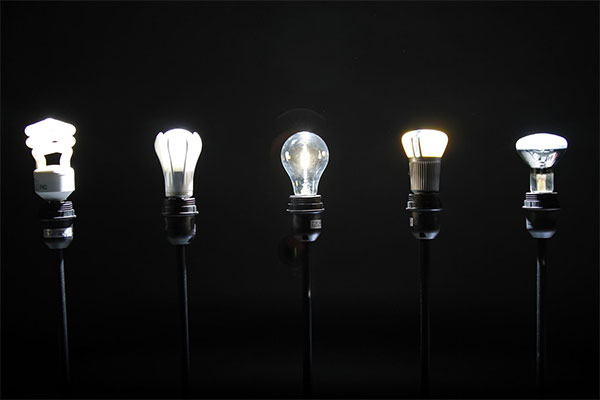
#> input picture ExamPhoto/anh5.jpg, 600 x 400 px, found by its file name
$ python ExamNo10.py
#> lines starting #> are read from the running program, lines starting #| are printed output that depends on the picture; after the words box and inside, x2 and y2 are one past the last pixel; in counts of white or black regions, pixels touching at a corner belong together
import cv2
import numpy as np

I = cv2.imread('ExamPhoto/anh5.jpg')
#> I is the input picture: shape (400, 600, 3); mean B, G, R 22.7, 22.7, 22.7
cv2.imshow("Image I", I)

Ihsv = cv2.cvtColor(I, cv2.COLOR_BGR2HSV)
#> Ihsv: shape (400, 600, 3); mean H, S, V 9.3, 6, 23.2
cv2.imshow("Channel S of Ihsv", Ihsv[:,:,1])
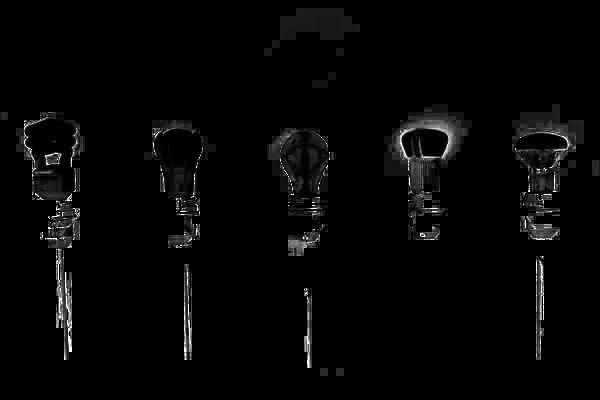
#> window 'Channel S of Ihsv': shape (400, 600); min 0, max 255, mean 6
print("Mức sáng lớn nhất kênh V của ảnh Ihsv: ", np.max(Ihsv[:,:,2]))
#| Mức sáng lớn nhất kênh V của ảnh Ihsv:  255

Iv = cv2.blur(Ihsv[:,:,2], (3,3))
cv2.imshow("Image Iv", Iv)

thresh, Ib = cv2.threshold(Iv, 0, 255, cv2.THRESH_OTSU)
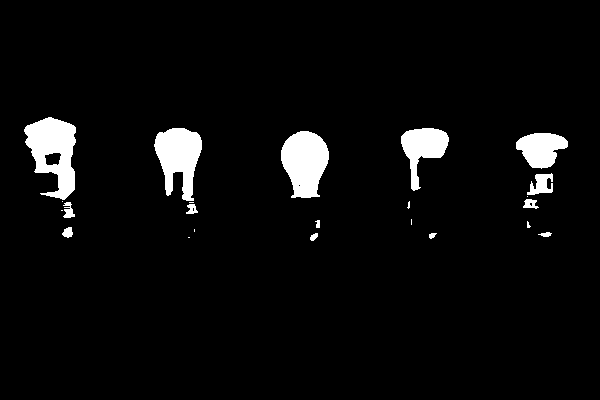
#> Ib: shape (400, 600); 4.5% white; 23 white regions (9 under 20 px)
#> thresh = 113

contours, _ = cv2.findContours(Ib, cv2.RETR_EXTERNAL, cv2.CHAIN_APPROX_SIMPLE)
#> contours = 23 contours, 10 with area under 20; largest, box (x1, y1, x2, y2) and area: (24, 117, 76, 200) 2615, (281, 131, 329, 198) 2262, (154, 128, 202, 201) 2086, (401, 128, 449, 191) 1381, (516, 133, 568, 169) 1194
max_cv = 0.0
contours_max = []
for i in contours:
    if cv2.arcLength(i, True) > max_cv/3.0:
        max_cv = cv2.arcLength(i, True)
        contours_max = i
#> this loop made 23 passes
#> (max_cv, contours_max) on passes 1, 9: (2, [[188, 237], [189, 237]]), (10, [[411, 219], [411, 224]])
#> max_cv on passes 2, 3, 4, 6, 7, 8: 20.49, 23.31, 29.9, 34.14, 15.66, 22.24
#> after the loop, contours_max = contour of 115 points, box (x1, y1, x2, y2) (24, 117, 76, 200), area 2615; max_cv = 282
cv2.drawContours(I, [contours_max], -1, (0, 255, 255), 3)
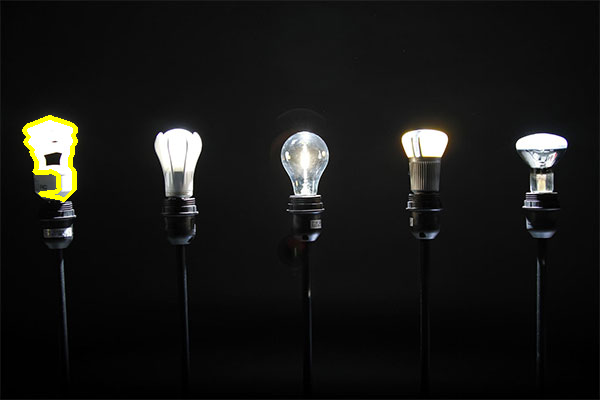
#> I: shape (400, 600, 3); 0.5% of pixels changed, all inside (x1, y1, x2, y2) = (22, 115, 78, 202)
cv2.imshow("picture after drawing", I)

HistorgramV = cv2.equalizeHist(Ihsv[:,:,2])
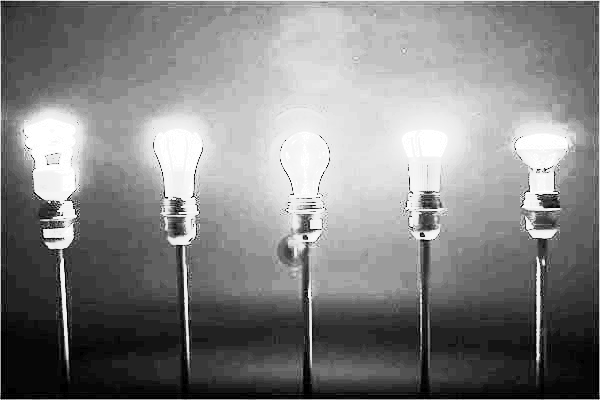
#> HistorgramV: shape (400, 600); min 0, max 255, mean 130.7
cv2.imshow("HistorgramV",HistorgramV)

I = cv2.cvtColor(Ihsv, cv2.COLOR_HSV2BGR)
cv2.imshow("I new", I)

cv2.waitKey(0)
